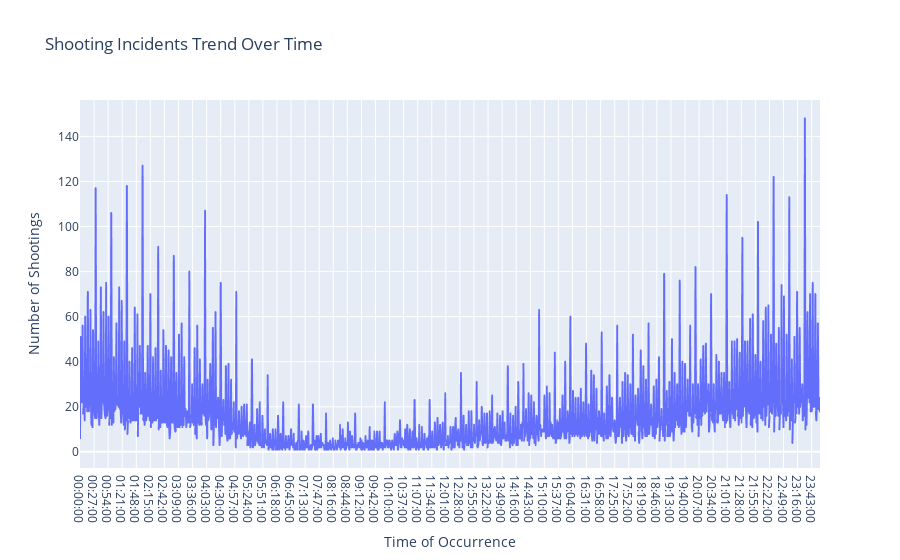

The notebook cell this image was saved under:
### Code cell
# Create the interactive time trend plot
fig = px.line(df7, x='occur_time', y='shooting_num', 
              title='Shooting Incidents Trend Over Time',
              labels={'occur_time': 'Time of Occurrence', 'shooting_num': 'Number of Shootings'})
fig.show()
# Save the figure as an HTML file
fig.write_html("daytime_chart.html")

### Figure 1 — Plotly figure (JSON) as saved in the notebook; plotly's stock layout.template omitted (floating-point values rounded to 4 significant figures; data arrays with more than 128 entries replaced by an {"elided": "..."} marker saying what was removed)
{"data": [{"hovertemplate": "Time of Occurrence=%{x}<br>Number of Shootings=%{y}<extra></extra>", "legendgroup": "", "line": {"color": "#636efa", "dash": "solid"}, "marker": {"symbol": "circle"}, "mode": "lines", "name": "", "showlegend": false, "type": "scattergl", "x": {"elided": "1421 str values"}, "xaxis": "x", "y": {"elided": "1421 int values"}, "yaxis": "y"}], "layout": {"legend": {"tracegroupgap": 0}, "title": {"text": "Shooting Incidents Trend Over Time"}, "xaxis": {"anchor": "y", "domain": [0, 1], "title": {"text": "Time of Occurrence"}}, "yaxis": {"anchor": "x", "domain": [0, 1], "title": {"text": "Number of Shootings"}}}}
